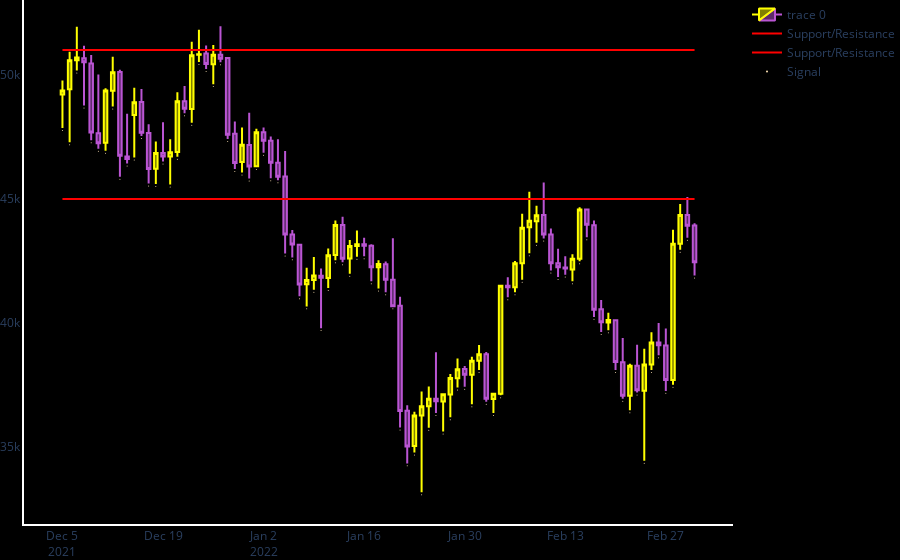

Notebook source saved alongside this figure:
### Code cell
dfpl = data[-90:-1]
import plotly.graph_objects as go
fig = go.Figure(data=[go.Candlestick(x=dfpl.index,
                open=dfpl['Open'],
                high=dfpl['High'],
                low=dfpl['Low'],
                close=dfpl['Close'],
                increasing_line_color= 'yellow', decreasing_line_color= 'mediumorchid'),
                go.Scatter(x=dfpl.index, y=[45000]*len(dfpl), line=dict(color='red', width=2), name="Support/Resistance"),
                go.Scatter(x=dfpl.index, y=[51000]*len(dfpl), line=dict(color='red', width=2), name="Support/Resistance"),
                go.Scatter(x=dfpl.index, y=dfpl.Low-100, mode="markers", marker=dict(size=1, color="moccasin"), name="Signal")])
fig.update(layout_xaxis_rangeslider_visible=False)
fig.update_layout(paper_bgcolor="black", plot_bgcolor="black",
                 margin_l=0, margin_b=0, margin_r=50, margin_t=0)
fig.update_xaxes(showline=True, linewidth=2, linecolor='white', gridcolor='black')
fig.update_yaxes(showline=True, linewidth=2, linecolor='white', gridcolor='black')
fig.show()
